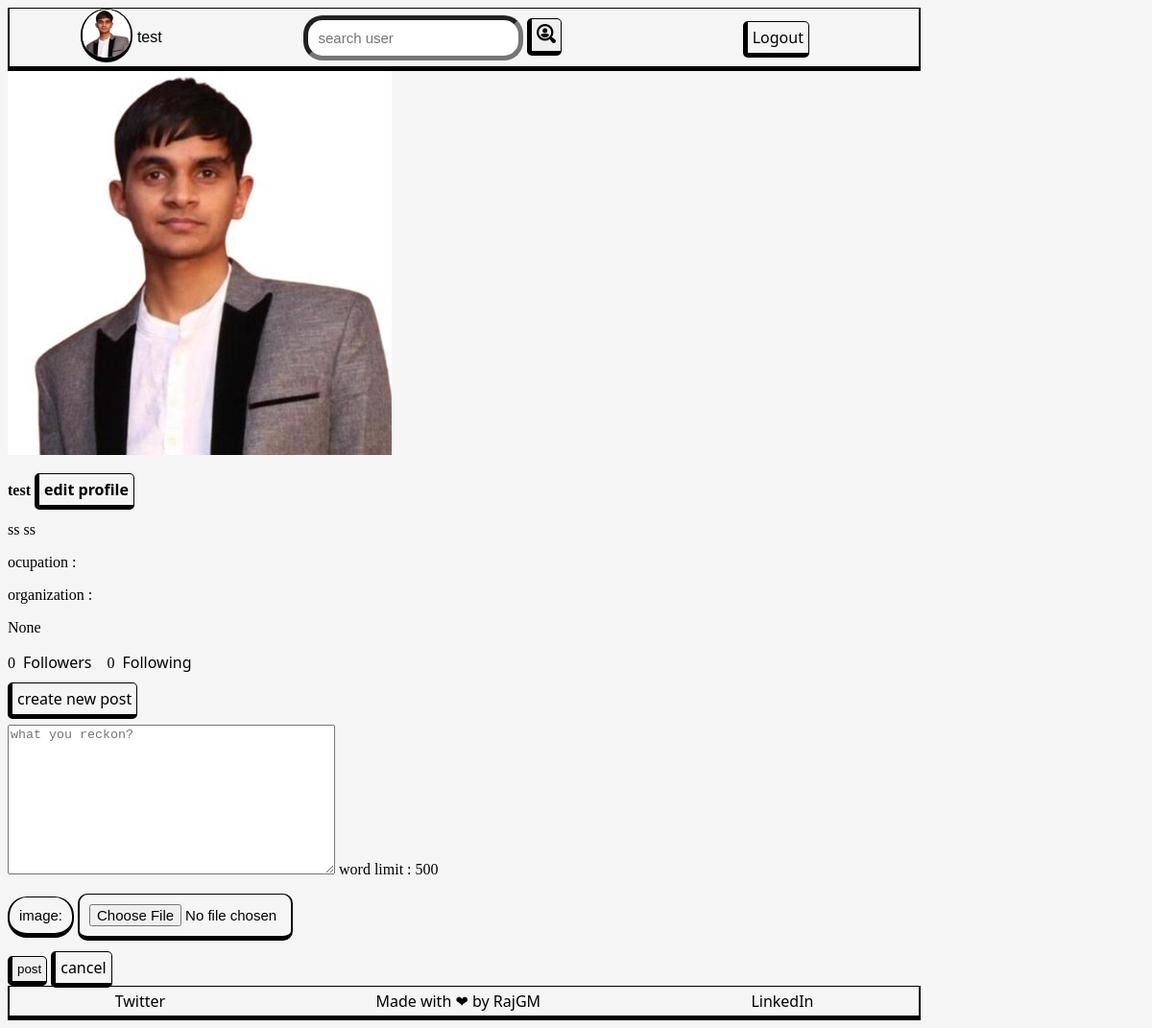
Before: /user_home/ (signed in) with the older database file.
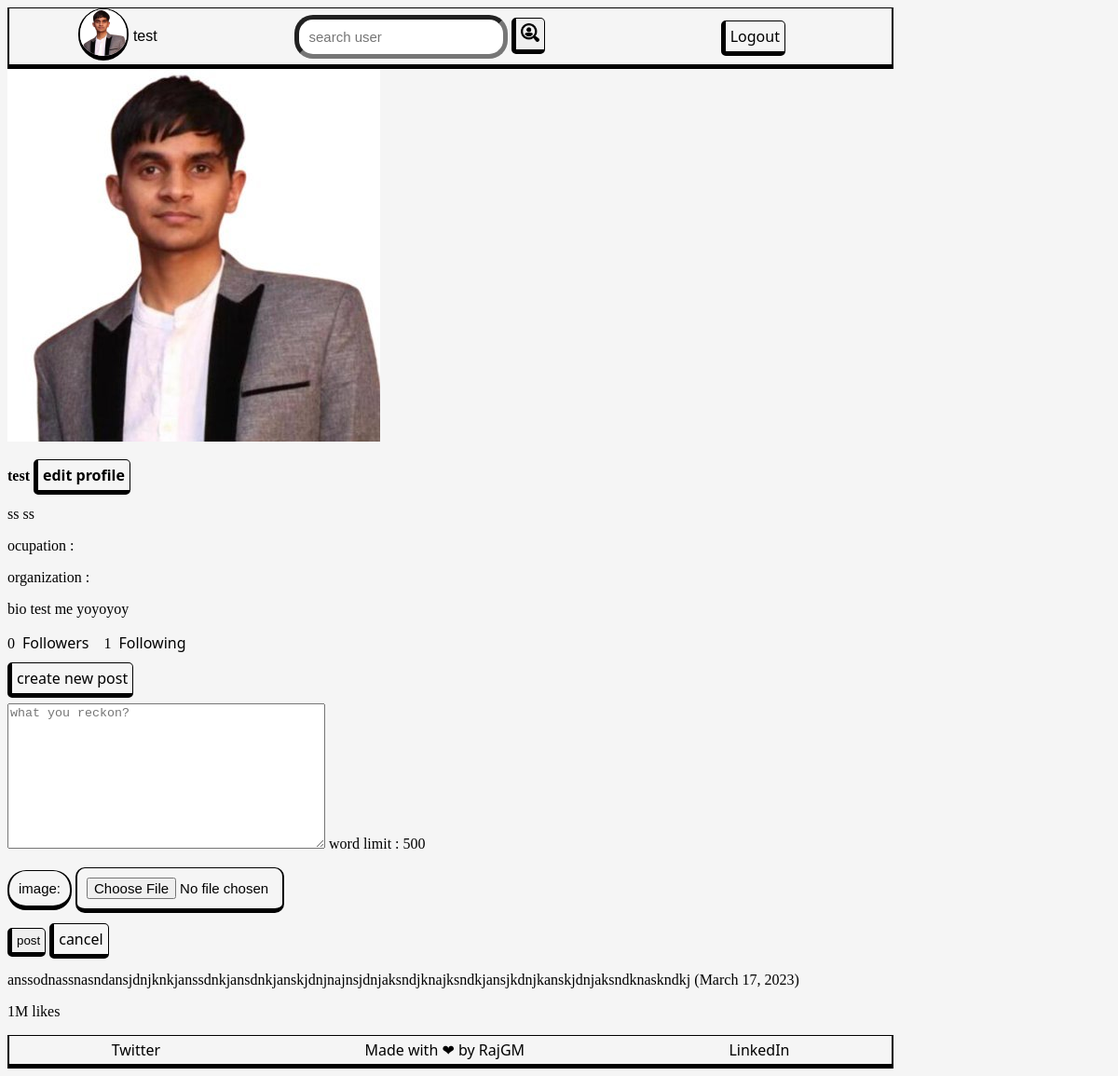
After: the same page with the newer database file.
### socialmedia/models.py (models this page shows, shortened)
class AppUser(models.Model):
    user = models.OneToOneField(User, on_delete=models.CASCADE, related_name="profile")
    profileImage = models.ImageField(upload_to='dp', null=True, blank=True)
    dateOfBirth = models.DateField(null=True, blank=True)
    bio = models.CharField(max_length=400, null=True, blank=True)

class Post(models.Model):
    postId = models.AutoField(primary_key=True)
    user = models.ForeignKey(User, on_delete=models.DO_NOTHING, related_name='posts')
    postDate = models.DateField(null=True)
    text = models.CharField(max_length=500)
    likes = models.IntegerField(null=True)
    media = models.ImageField(upload_to='dp')

### socialmedia/views.py (the view)
# urls.py: path('user_home/', views.main_user_home, name='main-user-home'),
@login_required
def main_user_home(request):
    user = request.user
    if user.is_authenticated:
        user_profile = AppUser.objects.get(user=user)
        if user_profile.profileImage:
            img_url = user_profile.profileImage.url
        else:
            img_url = None
        if request.method=="POST":
            post_form = NewPostForm(request.POST, request.FILES)
            if post_form.is_valid(): #form validation
                post_form.save(user=user, time=datetime.now())
        else:
            post_form = NewPostForm()
        post = Post.objects.filter(user=user).order_by('-postId')
        follower_count = Follower.objects.filter(user=request.user).count()
        following_count = Follower.objects.filter(follower=request.user).count()
    else:
        return HttpResponseRedirect('/login')
    return render(request, "user_home.html", {"user_profile":user_profile, "img_url":img_url, "post_form":post_form, "posts":post, "follower_count":follower_count, "following_count":following_count})

### socialmedia/forms.py (shortened to what this page needs)
class NewPostForm(forms.Form):
    text = forms.CharField(required=True, widget=forms.Textarea(attrs={'placeholder':'what you reckon?'}), label='', help_text="word limit : 500")
    media = forms.ImageField(label="image", required=False)
    user = forms.CharField(widget=forms.HiddenInput(), required=False)

### socialmedia/templates/user_home.html (shortened to what this page needs)
{% include "./header.html" %}
<body>
  {% include "./nav.html" %}
  <div class="grid-containor">
    <div class="grid-x grid-margin-x">
      <div class="large-8 cell">
        <div class="user-home-profile" id="user-home-profile-img">
          {% if img_url %}
            <img class="thumbnail" id="user-home-profile-thumbnail" src="{{ img_url }}" alt="user profile image">
          {% else %}
            <img class="thumbnail" id="user-home-profile-thumbnail" src="/static/media/blank.png" alt="user profile image">
          {% endif %}
        </div>
        <div class="user-home-profile" id="user-home-profile-info">
          <h4 >{{ user }} <a href="/profile" class="hollow button" id="edit-profile-button">edit profile</a></h4>
          <p> {{ user.first_name}} {{ user.last_name}}</p>
          <p>ocupation : {{ user_profile.ocupation }}</p>
          <p>organization : {{ user_profile.organization }}</p>
          <p>{{ user_profile.bio }}</p>
          <p>{{ follower_count }} &nbsp;<a href="/friend_list/">Followers</a>&nbsp;&nbsp;&nbsp;
          {{ following_count }} &nbsp;<a href="/friend_list/">Following</a></p>
          <a href="#" class='button' onclick="overlay()" id="create-post-button">create new post</a>
        </div>
        <div id="overlay">
          <div class="callout">
            <form action="/user_home/" method="post" enctype="multipart/form-data">
              {{ post_form.as_p }}
              <button type="submit" class="button" id="new-post-button">post</button>
              <a href="#" onclick="overlay()" class="button alert" id="new-post-button">cancel</a>
            </form>
          </div>
        </div>
      </div>
      <div class="grid-containor">
        <div class="grid-x grid-margin-x">
          <div class="large-6 cell">
            {% for post in posts %}
            <div class="card">
              <div class="card-section">
                <p>{{ post.text }} ({{ post.postDate }})</p>
                <p> 1M likes</p>
              </div>
            </div>
            {% endfor %}
          </div>
        </div>
      </div>
    </div>
  </div>
  {% include "./footer.html" %}
</body>

Changed rows visible on the page:
changed AppUser: bio "None" → "bio test me yoyoyoy"
added Post: text "anssodnassnasndansjdnjknkjanssdnkjansdnkjanskjdnjnajnsjdnjaksndjknajksndkjansjkdnjkanskjdnjaksndknaskndkj", postDate "March 17, 2023"
Other visible differences:
{{ following_count }}: "0" → "1"
